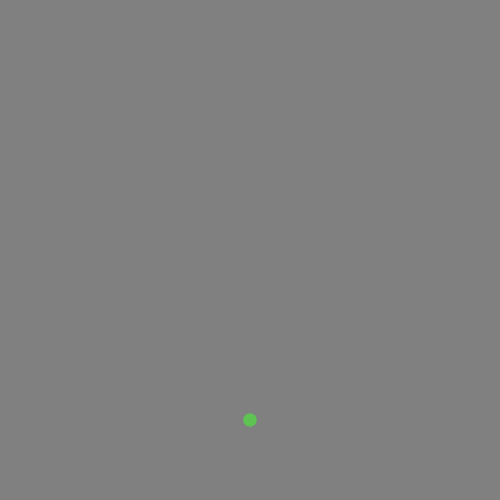
Frame 1 (no input)
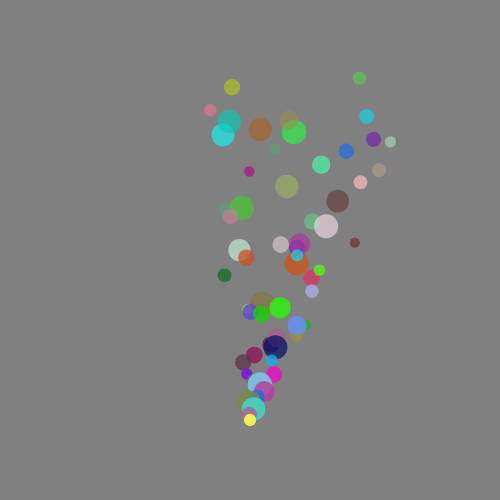
Frame 60 (no input)
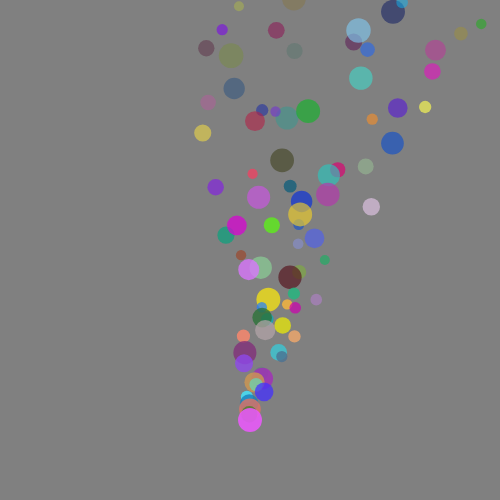
Frame 120 (the mouse pressed at the canvas centre since frame 60)

The p5.js sketch that drew these frames (run headless with seeded random() and noise() and a simulated clock; from frame 60 on, the mouse is pressed at the canvas centre):

// p5.js sketch
// ── sketch.js
let cars = [];

function setup() {
  createCanvas(500, 500);
  noStroke();

  //   for (let i = 0; i < 20; i++) {
  //     cars.push(new Car());
  //   }
}

function draw() {
  background("grey");

  cars.push(new Car());

  for (let i = 0; i < cars.length; i++) {
    cars[i].display();
    cars[i].move();

    if (cars[i].a <= 0) {
      cars.splice(i, 2);
    }
  }
}

class Car {
  constructor() {
    // attributes
    this.pos = createVector(width / 2, height - 80);
    this.vel = createVector(random(-1, 3), random(-5, -6));
    this.a = random(200, 230);
    // this.col = color(random(255),random(255),random(255));
    this.r = random(255);
    this.g = random(255);
    this.b = random(255);
    this.size = random(10,25)
  }

  // methods
  display() {
    fill(this.r, this.g, this.b, this.a);
    ellipse(this.pos.x, this.pos.y, 1*this.size, 1*this.size);
  }
  move() {
    this.pos.add(this.vel);
    this.a -= 1;
    //if (this.pos.x > width) this.pos.x = 0;
    if (this.pos.x < 0) this.pos.x = width;
    if (this.pos.y > height) this.pos.y = 0;
    //if (this.pos.y < 0) this.pos.y = height;
  }
}
